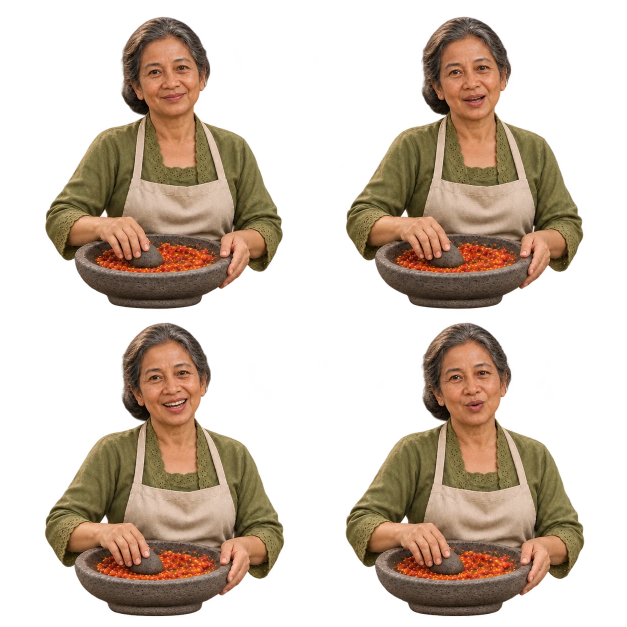
#> input picture img/oma-ngobrol.webp, 1254 x 1254 px, found by its file name (shown at 1/2 size)
$ python build-bu-lastri.py   (older library calls are emulated)
#> lines starting #> are read from the running program, lines starting #| are printed output that depends on the picture; after the words box and inside, x2 and y2 are one past the last pixel; in counts of white or black regions, pixels touching at a corner belong together
#!/usr/bin/env python3
"""Builds Bu Lastri's warung sprites from the artist's sheets.

Inputs, all in art/bu-lastri/ (kept out of the published site):
  art/bu-lastri/oma-ngobrol.webp       2x2 talking sheet; frame 1 is the master face
  art/bu-lastri/bu-lastri-blink-v1.webp        half-closed and closed eye patches
  art/bu-lastri/bu-lastri-grind-chat-v1.webp   2x2 grinding while looking at the visitor
  art/bu-lastri/bu-lastri-grind-cycle-v1.webp  4x2 one concentrating ulek stroke
  art/bu-lastri/bu-lastri-listen-offer-v1.webp 2x2 listen, glance, offer, greet
  round 2 (art/bu-lastri/*-v2.webp, see art/warung/round-2-handoff.md):
  bu-lastri-transitions-v2.webp    2x2 reach for the ulekan, let it go, raise the spoon, lower it
  bu-lastri-farewell-v2.webp       2x1 a small wave, a nod
  bu-lastri-night-a-v2.webp        2x2 lit by the senthir: talk, listen, glance, offer
  bu-lastri-night-b-v2.webp        2x2 welcome, then chat-grind (single frames, not used: chat is a moving grind)
  bu-lastri-faces-<feel>-v2.webp   2x2 heads for laugh, sympathy, waduh, thinking:
                                   mouth closed, mouth open, eyes closed, (half-closed, not used)
  round 3 (see art/bu-lastri/round-3/handoff.md):
  bu-lastri-faces-<feel>-v3.webp   stronger laugh and sympathy heads; they replace the v2 ones
  bu-lastri-night-chat-v3.webp     2x2 the four chat-grind frames lit by the senthir, already registered
  bu-lastri-sambal-masks-v3-*.png  one greyscale mask per frame (white where sambal shows), laid out as in
                                   round-3/mask-layout.json, drawn on the registered day frames
  round 4 (see art/bu-lastri/round-4/handoff.md):
  bu-lastri-night-ulek-v4.webp     4x2 the eight ulek-stroke frames lit by the senthir, drawn on the registered day frames
  bu-lastri-sambal-stages-v2.webp  2x2 the cobek's contents: whole, coarse, smooth, (glossy, not used)

Outputs:
  img/bu-lastri-poses.webp   every full pose, registered to one camera
  img/bu-lastri-face.webp    eye and mouth overlays, fitted to each pose's face
  img/bu-lastri-feel.webp    reaction faces (laugh, sympathy, waduh, thinking), fitted to each pose's face
  img/bu-lastri-sambal.webp  the bowl's contents at each stage, cut to each frame's mask
  img/bu-lastri-*-malam.webp the same four at night: her lamp-lit frames, and the rest graded to match them
  js/data/bu-lastri.js       frame tables for js/warung.js

Generated frames drift a little in scale and position, so every frame is
registered to the master by the cobek (which sits still on the counter), and
each face is then located with ECC so the blink and mouth patches land on it.

  pip install opencv-python-headless pillow numpy
  python3 scripts/build-bu-lastri.py
"""
import json, os
import numpy as np, cv2
from PIL import Image

ROOT = os.path.dirname(os.path.dirname(os.path.abspath(__file__)))
ART = os.path.join(ROOT, "art", "bu-lastri")
S = 627                      # one frame, in the talking sheet's cell pixels
FACE = (196, 24, 288, 336)   # x, y, w, h of the overlay window inside a frame

def load(p): return np.array(Image.open(p).convert("RGBA"))
#> called with p = 'art/bu-lastri/oma-ngobrol.webp'
#> returned value is the input picture: shape (1254, 1254, 4); mean R, G, B, A 63, 48.2, 35.2, 105.3

def components(im, n):
    """The n largest opaque islands of a sheet, in reading order."""
    a = (im[..., 3] > 8).astype(np.uint8)
    m = cv2.dilate(a, np.ones((9, 9), np.uint8))
    _, lab, st, _ = cv2.connectedComponentsWithStats(m)
    out = []
    for i in list(np.argsort(-st[1:, 4])[:n] + 1):
        x, y, w, h = st[i, :4]
        sub = im[y:y + h, x:x + w].copy()
        sub[..., 3] = sub[..., 3] * (lab[y:y + h, x:x + w] == i)
        out.append(((x, y), sub))
    out.sort(key=lambda t: (round(t[0][1] / (im.shape[0] / 3)), t[0][0]))
    return out

# [7 lines left out: function split_rows, not called in this run]

# ---------------------------------------------------------------- register by cobek
ngobrol = load(os.path.join(ART, "oma-ngobrol.webp"))
ref = ngobrol[0:S, 0:S]
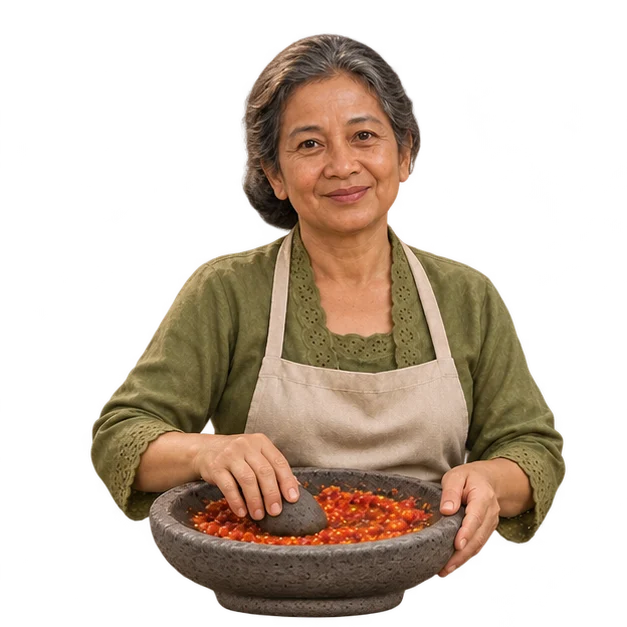
#> ref: shape (627, 627, 4); mean R, G, B, A 61.7, 47.3, 34.5, 104.8; transparent parts drawn white
refm = (ref[..., 3] > 128).astype(np.float32)
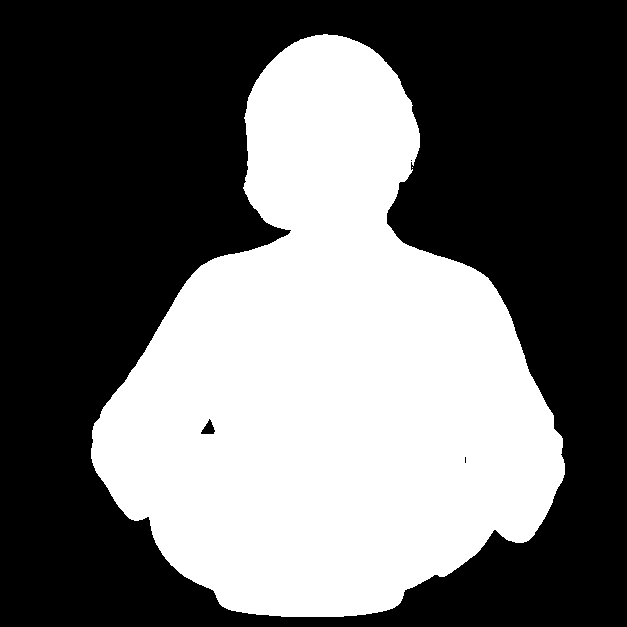
#> refm: shape (627, 627) float32; values 0 (black) and 1 (white), 41.5% white; 2 white regions (1 under 20 px), largest, box (x1, y1, x2, y2) and area: (91, 34, 565, 617) 162965
_ys = np.where(refm.sum(1) > 0)[0]; RBOT, RTOP = _ys.max(), _ys.min()
#> after `RBOT, RTOP = (_ys.max(), _ys.min())`: RBOT = 616; RTOP = 34
BAND = slice(int(RBOT - 0.17 * (RBOT - RTOP)), S)        # the cobek below its rim

def place(sub, s, tx, ty):
    return cv2.warpAffine(sub, np.float32([[s, 0, tx], [0, s, ty]]), (S, S),
                          flags=cv2.INTER_LINEAR, borderValue=(0, 0, 0, 0))

def iou(sub, s, tx, ty):
    m = (place(sub[..., 3], s, tx, ty) > 128).astype(np.float32)
    A, B = m[BAND], refm[BAND]
    return (A * B).sum() / max(1, ((A + B) > 0).sum())

def fit_bowl(sub):
    a = sub[..., 3] > 128; bot = np.where(a.sum(1) > 0)[0].max()
    c = np.where(a[bot - 6:bot + 1].sum(0) > 0)[0]; cx = (c.min() + c.max()) / 2
    rc = np.where(refm[RBOT - 6:RBOT + 1].sum(0) > 0)[0]; rcx = (rc.min() + rc.max()) / 2
    best = (-1,)
    for s in np.arange(0.5, 1.5, 0.02):
        tx0, ty0 = rcx - s * cx, RBOT - s * bot
        for dx in range(-24, 25, 6):
            for dy in range(-12, 13, 4):
                v = iou(sub, s, tx0 + dx, ty0 + dy)
                if v > best[0]: best = (v, s, tx0 + dx, ty0 + dy)
    for ds, dt in [(0.01, 3), (0.004, 1), (0.002, 0.5)]:
        better = True
        while better:
            better = False; _, s, tx, ty = best
            for c in [(s + ds, tx, ty), (s - ds, tx, ty), (s, tx + dt, ty), (s, tx - dt, ty), (s, tx, ty + dt), (s, tx, ty - dt)]:
                v = iou(sub, *c)
                if v > best[0] + 1e-5: best = (v,) + c; better = True
    return best[1:]

# [10 lines left out: function defringe, not called in this run]

frames = {}   # name -> registered RGBA frame
for k, (xy, sub) in enumerate(components(ngobrol, 4)):
#> in components, `a = (im[..., 3] > 8).astype(np.uint8)`:
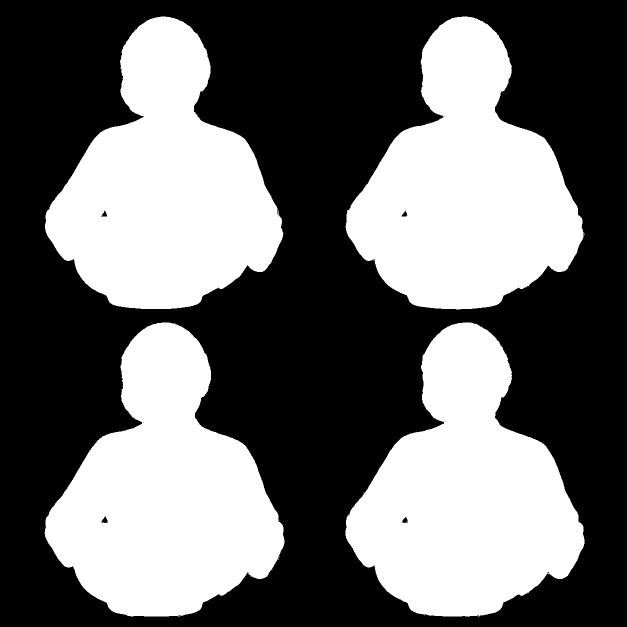
#> a: shape (1254, 1254) (shown at 1/2 size); values 0 (black) and 1 (white), 42.2% white; 19 white regions (15 under 20 px), largest, box (x1, y1, x2, y2) and area: (89, 645, 569, 1233) 166776, (691, 645, 1169, 1233) 166280, (691, 33, 1167, 619) 165123, (90, 33, 566, 618) 165087
#> in components, `m = cv2.dilate(a, np.ones((9, 9), np.uint8))`:
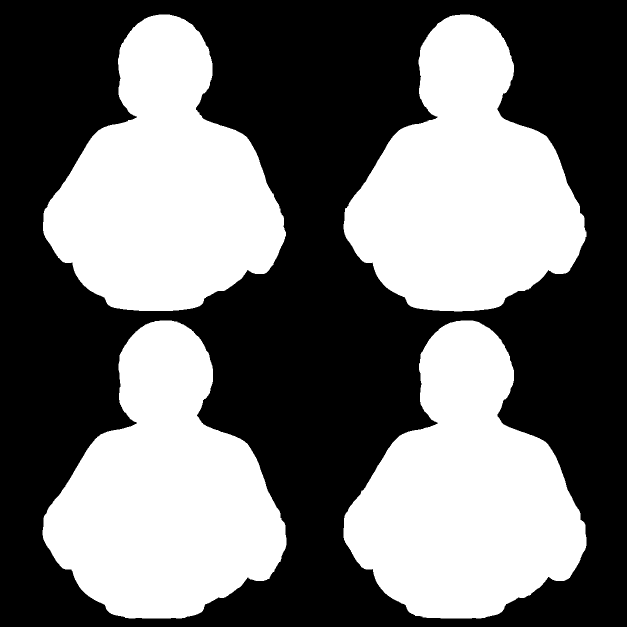
#> m: shape (1254, 1254) (shown at 1/2 size); values 0 (black) and 1 (white), 44.6% white; 4 white regions, box (x1, y1, x2, y2) and area: (85, 641, 573, 1237) 176302, (687, 641, 1173, 1237) 175833, (687, 29, 1173, 623) 174595, (86, 29, 572, 622) 174575
#> in components, `_, lab, st, _ = cv2.connectedComponentsWithStats(m)`:
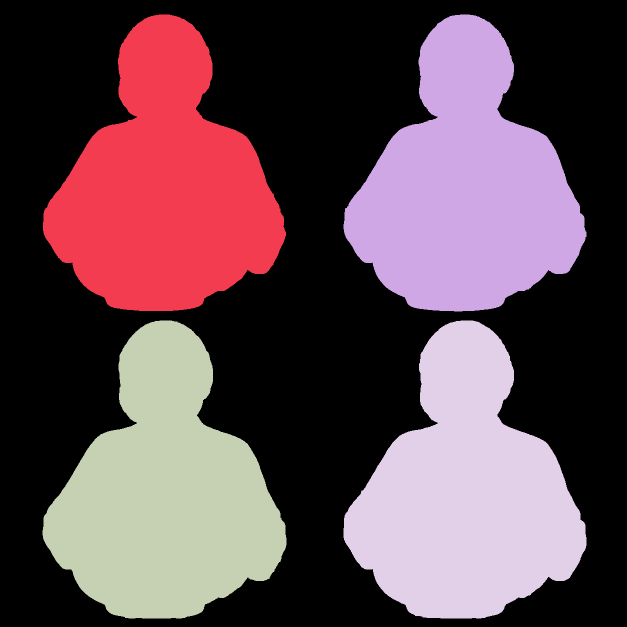
#> lab: shape (1254, 1254) int32 (shown at 1/2 size); 5 distinct labels, from 0 to 4; one colour per label, 0 black
#> (the run stopped early here; a loop or call above may not have finished)
